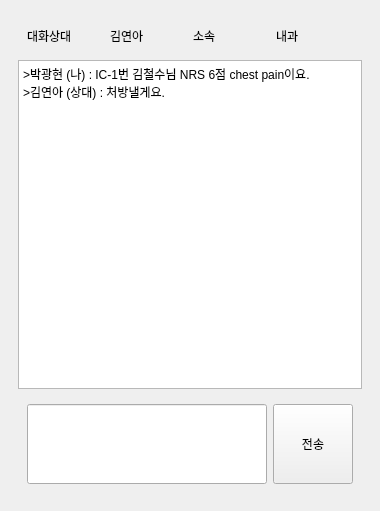
<?xml version="1.0" encoding="UTF-8"?>
<ui version="4.0">
 <class>ChatRoom</class>
 <widget class="QMainWindow" name="ChatRoom">
  <property name="geometry">
   <rect>
    <x>0</x>
    <y>0</y>
    <width>380</width>
    <height>511</height>
   </rect>
  </property>
  <property name="minimumSize">
   <size>
    <width>300</width>
    <height>500</height>
   </size>
  </property>
  <property name="windowTitle">
   <string>실시간 대화방</string>
  </property>
  <widget class="QWidget" name="centralwidget">
   <layout class="QVBoxLayout" name="verticalLayout_2">
    <item>
     <widget class="QWidget" name="widget" native="true">
      <layout class="QVBoxLayout" name="verticalLayout">
       <item>
        <widget class="QWidget" name="widget_3" native="true">
         <layout class="QHBoxLayout" name="horizontalLayout">
          <item>
           <widget class="QLabel" name="label">
            <property name="text">
             <string>대화상대</string>
            </property>
           </widget>
          </item>
          <item>
           <widget class="QLabel" name="label_2">
            <property name="text">
             <string>김연아</string>
            </property>
           </widget>
          </item>
          <item>
           <widget class="QLabel" name="label_3">
            <property name="text">
             <string>소속</string>
            </property>
           </widget>
          </item>
          <item>
           <widget class="QLabel" name="label_5">
            <property name="text">
             <string>내과</string>
            </property>
           </widget>
          </item>
         </layout>
        </widget>
       </item>
       <item>
        <widget class="QPlainTextEdit" name="plainTextEdit">
         <property name="plainText">
          <string>&gt;박광현 (나) : IC-1번 김철수님 NRS 6점 chest pain이요.
&gt;김연아 (상대) : 처방낼게요.</string>
         </property>
        </widget>
       </item>
       <item>
        <widget class="QWidget" name="widget_4" native="true">
         <property name="minimumSize">
          <size>
           <width>0</width>
           <height>90</height>
          </size>
         </property>
         <layout class="QHBoxLayout" name="horizontalLayout_2">
          <item>
           <widget class="QLineEdit" name="lineEdit">
            <property name="minimumSize">
             <size>
              <width>0</width>
              <height>80</height>
             </size>
            </property>
           </widget>
          </item>
          <item>
           <widget class="QPushButton" name="pushButton">
            <property name="minimumSize">
             <size>
              <width>0</width>
              <height>80</height>
             </size>
            </property>
            <property name="text">
             <string>전송</string>
            </property>
           </widget>
          </item>
         </layout>
        </widget>
       </item>
      </layout>
     </widget>
    </item>
   </layout>
  </widget>
  <widget class="QMenuBar" name="menubar">
   <property name="geometry">
    <rect>
     <x>0</x>
     <y>0</y>
     <width>380</width>
     <height>21</height>
    </rect>
   </property>
  </widget>
 </widget>
 <resources/>
 <connections/>
</ui>
